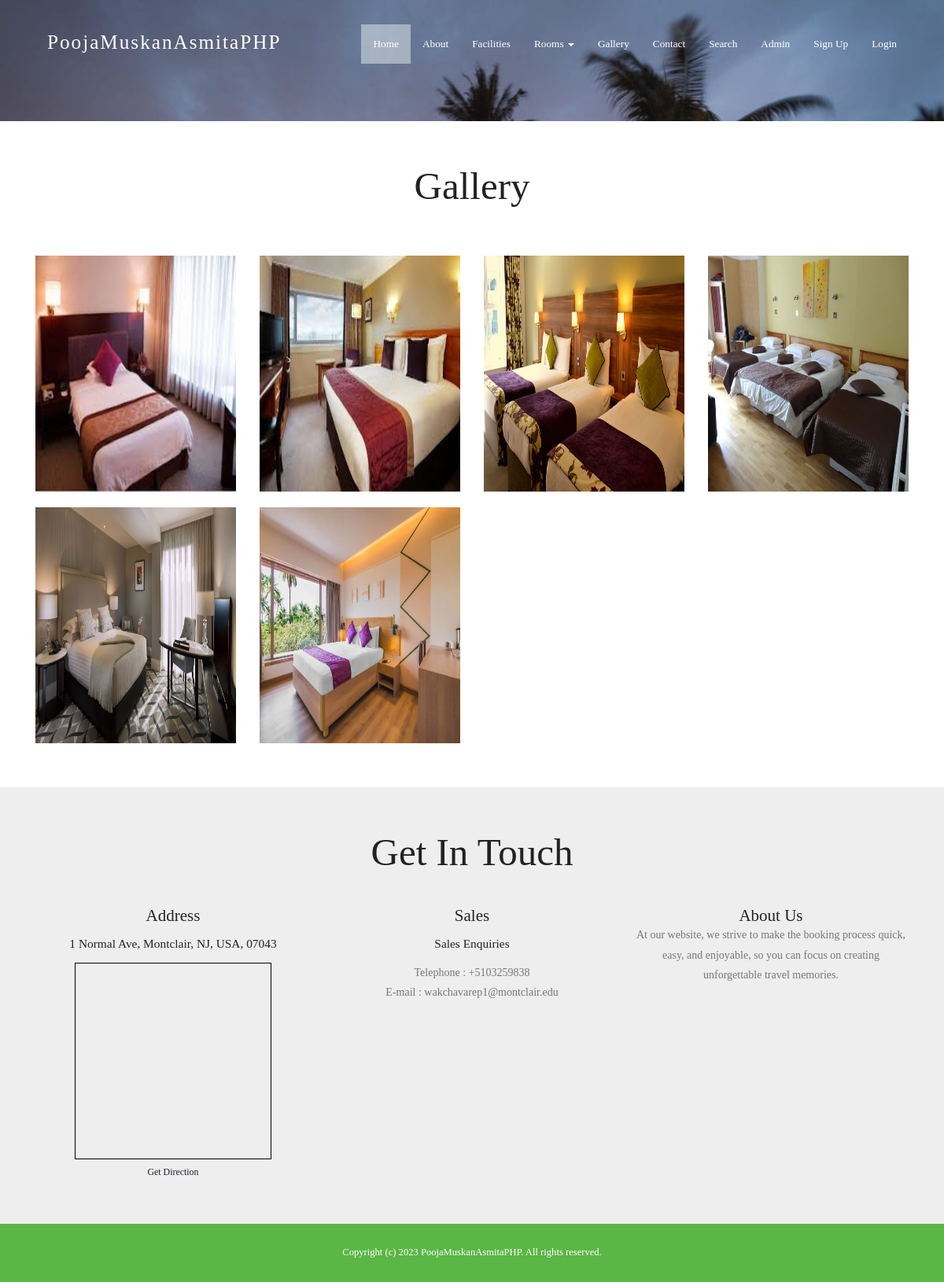
/gallery.php, run on the app's committed database.
### tables this page shows
CREATE TABLE `tblroom` (
  `ID` int(10) NOT NULL,
  `RoomType` int(10) DEFAULT NULL,
  `RoomName` varchar(200) DEFAULT NULL,
  `MaxAdult` int(5) DEFAULT NULL,
  `MaxChild` int(5) DEFAULT NULL,
  `RoomDesc` mediumtext DEFAULT NULL,
  `NoofBed` int(5) DEFAULT NULL,
  `Image` varchar(200) DEFAULT NULL,
  `RoomFacility` varchar(200) DEFAULT NULL,
  `CreationDate` timestamp NULL DEFAULT current_timestamp()
);

CREATE TABLE `tblpage` (
  `ID` int(10) NOT NULL,
  `PageType` varchar(120) DEFAULT NULL,
  `PageTitle` varchar(200) DEFAULT NULL,
  `PageDescription` mediumtext DEFAULT NULL,
  `PageDescription2` varchar(500) NOT NULL,
  `Email` varchar(120) DEFAULT NULL,
  `MobileNumber` bigint(10) DEFAULT NULL,
  `UpdationDate` timestamp NULL DEFAULT NULL ON UPDATE current_timestamp()
);

### gallery.php (the view, shortened to what this page needs)
<?php
include('includes/dbconnection.php');
?>
<!DOCTYPE HTML>
<html>
<head>
<link href="css/bootstrap.css" rel="stylesheet" type="text/css" media="all">
<link href="css/style.css" rel="stylesheet" type="text/css" media="all" />
<link rel="stylesheet" href="css/lightbox.css">
</head>
<body>
			<div class="header head-top">
				<div class="container">
			<?php include_once('includes/header.php');?>
		</div>
</div>
		<div class="content">
	<div class="gallery-top">
			<div class="container">
				<div class="gallery-info">
					<h2>gallery</h2>
				</div>
				<div class="gallery-grids-top">
					<div class="gallery-grids">
						<?php
$sql="SELECT * from tblroom";
$query = $dbh -> prepare($sql);
$query->execute();
$results=$query->fetchAll(PDO::FETCH_OBJ);
$cnt=1;
if($query->rowCount() > 0)
{
foreach($results as $row)
{               ?>
						<div class="col-md-3 gallery-grid">
							<br />
							<a class="example-image-link" href="admin/images/<?php echo $row->Image;?>" data-lightbox="example-set" data-title=""><img class="example-image" src="admin/images/<?php echo $row->Image;?>" height="300" width="300" alt=""/></a>
						</div><?php $cnt=$cnt+1;}} ?>
						<div class="clearfix"> </div>
					</div>
				</div>
			</div>
	</div>
				<?php include_once('includes/getintouch.php');?>
			</div>
					<?php include_once('includes/footer.php');?>
</body>
</html>

### includes/getintouch.php
<div class="touch-section">
					<div class="container">
						<h3>get in touch</h3>
						<div class="touch-grids">
							<?php
$sql="SELECT * from tblpage where PageType='contactus'";
$query = $dbh -> prepare($sql);
$query->execute();
$results=$query->fetchAll(PDO::FETCH_OBJ);
$cnt=1;
if($query->rowCount() > 0)
{
foreach($results as $row)
{               ?>
							<div class="col-md-4 touch-grid">
								<h4>address</h4>
								<h5><?php  echo htmlentities($row->PageDescription);?></h5>
								<div>
									<iframe width="250" height="250" frameborder="0" scrolling="no" marginheight="0" marginwidth="0" src="https://www.openstreetmap.org/export/embed.html?bbox=-74.22032833099367%2C40.85274125306508%2C-74.17355060577394%2C40.87682284550599&amp;layer=mapnik&amp;marker=40.864783143872174%2C-74.19693946838379" style="border: 1px solid black"></iframe><br/><small><a href="https://www.google.co.in/maps/dir//Montclair+State+University,+1+Normal+Ave,+Montclair,+NJ+07043/@40.8666026,-74.199832,17z/data=!4m8!4m7!1m0!1m5!1m1!1s0x89c2fe352883ec55:0xeece028744cfc9ae!2m2!1d-74.1976433!2d40.8666026">Get Direction</a></small>
								</div>
							</div>
							<div class="col-md-4 touch-grid">
								<h4>Sales</h4>
								<h5>Sales Enquiries</h5>
								<p>Telephone : +<?php  echo htmlentities($row->MobileNumber);?></p>
							<p>E-mail : <?php  echo htmlentities($row->Email);?></p>
							</div><?php $cnt=$cnt+1;}} ?>
							<div class="col-md-4 touch-grid">
								<?php
$sql="SELECT * from tblpage where PageType='aboutus'";
$query = $dbh -> prepare($sql);
$query->execute();
$results=$query->fetchAll(PDO::FETCH_OBJ);
$cnt=1;
if($query->rowCount() > 0)
{
foreach($results as $row)
{               ?>
							<h4><?php  echo htmlentities($row->PageTitle);?></h4>
								<p><?php  echo htmlentities($row->PageDescription2);?></p>
							</div><?php $cnt=$cnt+1;}} ?>
							<div class="clearfix"></div>
						</div>
					</div>
					</div>

### css/style.css (style rules this page uses)
body a { transition:0.5s all; -webkit-transition:0.5s all; -moz-transition:0.5s all; -o-transition:0.5s all; -ms-transition:0.5s all; }
h1,h2,h3,h4,h5,h6 { padding:0 0; margin:0 0; }
p { padding:0 0; margin:0 0; }
body { padding:0 0; margin:0 0; font-family: 'American Typewriter' }
.header { background:url(../images/banner1.jpg) no-repeat 0px 0px; background-size:cover; -webkit-background-size: cover; -moz-background-size: cover; -o-background-size: cover; -ms-background-size: cover; min-height:764px; padding-bottom: 4em; }
.touch-section { padding: 4em 0; text-align: center; background-color: #eee; }
.touch-grids { margin-top: 3em; }
.touch-grid h4 { font-size: 1.5em; color: #222; text-transform: capitalize; }
.touch-section h3 { font-size: 3.5em; text-transform: capitalize; font-family: 'American Typewriter'; color: #222; }
.touch-grid h5 { font-size: 1.1em; padding: 1em 0; color: #222; }
.touch-grid p { font-size: 1em; line-height: 1.8em; color: #777; }
.head-top { min-height: 115px !important; }
.gallery-top { padding: 4em 0; text-align:center; }
.gallery-grids-top { margin-top: 3em ; }
.gallery-info h2 { font-size: 3.5em; text-transform: capitalize; font-family: 'American Typewriter'; color: #222; }
.gallery-grid a { display: block; }
.gallery-grid img { width: 100%; }
@media (max-width:1440px) { .header { min-height: 679px; } }
@media (max-width:1366px) { .header { min-height: 652px; } }
@media (max-width:1280px) { .header { min-height: 602px; } }

### css/lightbox.css (style rules this page uses)
body:after { display: none; }

### data on the page
tblroom: Image (picture)
tblroom: Image (picture)
tblroom: Image (picture)
tblroom: Image (picture)
tblroom: Image (picture)
tblroom: Image (picture)
tblpage: PageDescription "1 Normal Ave, Montclair, NJ, USA, 07043", MobileNumber "5103259838", Email "wakchavarep1@montclair.edu"
tblpage: PageTitle "About Us", PageDescription2 "At our website, we strive to make the booking process quick, easy, and enjoyable, so you can focus on creating unforgettable travel memories."
